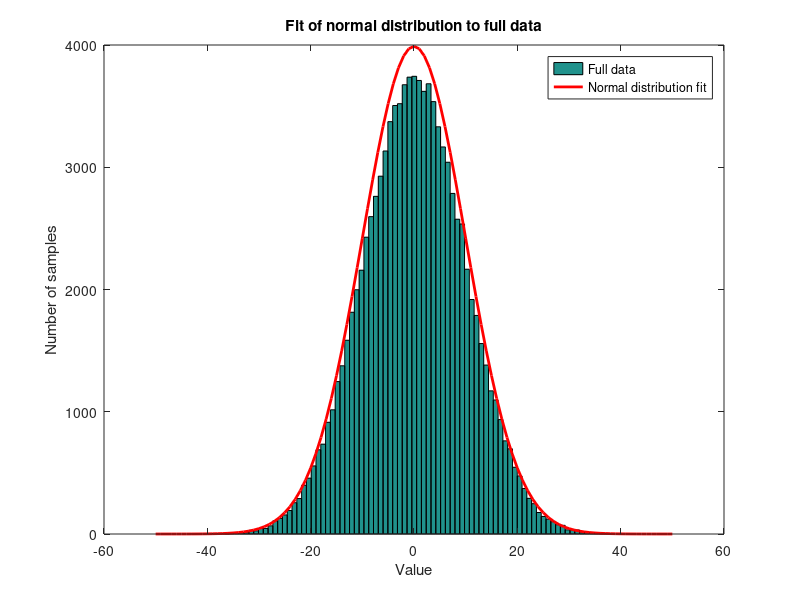

This chart was generated by the following MATLAB code: (Note: this script raises an error after producing the figure.)
% Generate normally distributed data with mu = 0 and sigma = 10
samples = 100000;
mu = 0;
sigma = 10;
data = normrnd(0,10,100000,1);

% Plot the data before truncating it
figure
hist(data,90)
hold on
plot(-50:50,samples.*normpdf(-50:50,mu,sigma),'r-','LineWidth',2)
hold off
legend('Full data','Normal distribution fit')
title('Fit of normal distribution to full data')
xlabel('Value')
ylabel('Number of samples')

% Right-truncate data to -10
dataRightTrunc = data(data <= -10);

% Estimate and plot the fit of a normal distribution to 
% right-truncated data
[mu1,sigma1] = fitTruncNormDist(dataRightTrunc,-10,'right')
figure
hist(dataRightTrunc,40)
hold on
plot(-50:50,samples.*normpdf(-50:50,mu1,sigma1),'r-','LineWidth',2)
hold off
legend('Right-truncated data','Normal distribution fit')
title('Fit of normal distribution to right-truncated data')
xlabel('Value')
ylabel('Number of samples')

% Left-truncate data to 10
dataLeftTrunc = data(data >= 10);

% Estimate and plot the fit of a normal distribution to 
% left-truncated data
[mu2,sigma2] = fitTruncNormDist(dataLeftTrunc,10,'left')
figure
hist(dataLeftTrunc,40)
hold on
plot(-50:50,samples.*normpdf(-50:50,mu2,sigma2),'r-','LineWidth',2)
hold off
legend('Left-truncated data','Normal distribution fit')
title('Fit of normal distribution to left-truncated data')
xlabel('Value')
ylabel('Number of samples')
